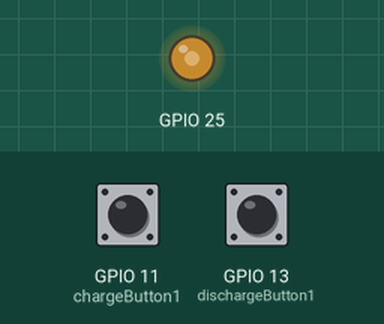
Recording of a program running on a simulated ESP32. Parts: output pins drawn as LEDs (lit = HIGH). Inputs (shaded band) come from the test bench; at power-on: GPIO 11 (chargeButton1) LOW, GPIO 13 (dischargeButton1) LOW. What the program prints to the serial monitor is not drawn.

Above: at 0.05 s.
Timing chart, 0 to 3.0 s (numbered marks = the images above):
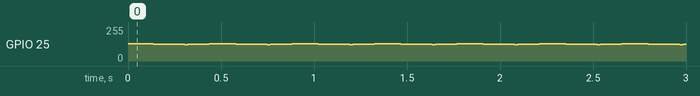

Measured:
- by itself, GPIO 25: repeats every 0.44 s: 124/255 0.02 s, 125/255 0.02 s, 126/255 0.13 s, 123/255 0.02 s, 124/255 0.02 s, 125/255 0.02 s, 126/255 0.03 s, 127/255 0.04 s, 128/255 0.14 s

The program:

main.cpp
```cpp
#include <Arduino.h>

/*
Frecuencias
40Hz = 1725
140Hz = 488
*/

unsigned int counter = 0;
int delayTime = 488;
int Values[856] =
{
128,128,128,128,128,128,128,128,128,128,128,128,128,128,128,
128,128,128,128,128,128,128,128,128,128,128,128,128,129,129,
129,129,129,129,129,129,130,130,130,130,131,131,131,132,132,
132,132,133,133,133,134,134,134,134,134,135,135,135,135,135,
136,136,136,136,137,137,137,137,137,137,137,137,137,136,136,
136,136,135,135,135,135,134,134,134,134,133,133,132,132,132,
132,131,131,131,130,130,130,130,130,129,129,129,129,129,128,
128,128,128,128,128,128,128,128,128,128,128,128,128,128,128,
128,128,128,128,128,128,128,128,128,128,128,128,128,128,128,
128,128,128,128,128,128,128,128,128,128,128,128,128,128,128,
128,128,128,128,128,129,129,128,128,128,129,129,129,129,129,
129,129,129,129,129,128,128,128,127,126,126,125,125,125,125,
126,127,129,132,136,140,146,152,159,166,174,182,190,198,206,
213,220,226,231,235,239,241,241,241,239,236,232,226,220,213,
205,196,187,178,168,159,150,141,133,125,119,113,109,105,103,
102,101,102,103,105,107,110,113,116,118,120,122,124,125,126,
126,127,126,126,126,126,125,125,124,124,124,123,123,123,123,
123,123,123,123,123,123,123,123,124,124,124,124,124,124,124,
124,124,124,124,124,124,124,124,124,124,124,124,124,124,124,
124,124,124,124,124,124,124,124,124,125,125,125,124,124,124,
125,125,125,125,125,125,125,125,125,125,125,125,125,125,125,
125,125,125,125,125,125,125,125,125,125,125,125,125,125,125,
125,125,125,126,126,125,125,125,126,126,126,126,125,126,126,
126,126,126,126,126,126,126,126,126,126,126,126,126,126,126,
126,126,126,126,126,126,126,126,126,126,126,126,126,126,126,
126,126,126,126,126,126,126,126,126,127,127,127,127,127,127,
127,128,128,128,128,129,129,129,129,130,130,130,130,131,131,
131,132,132,132,132,132,133,133,133,134,134,134,134,135,135,
135,135,135,136,136,136,136,137,137,137,137,137,138,138,138,
138,138,139,139,140,140,140,140,140,141,141,141,141,141,142,
142,142,142,142,143,143,143,143,143,143,144,144,144,144,145,
145,145,145,145,146,146,146,146,147,147,147,147,147,148,148,
148,148,148,148,149,149,148,149,149,149,149,149,148,148,148,
148,148,147,147,147,147,146,146,146,145,145,145,144,144,144,
143,143,143,142,142,142,142,142,141,141,141,140,140,140,140,
139,139,139,139,138,138,138,137,137,137,137,136,136,136,136,
135,135,135,134,134,134,134,134,133,133,133,133,132,132,132,
132,131,131,131,130,130,130,130,130,129,129,129,129,128,128,
128,127,127,127,127,127,126,126,126,126,126,125,125,125,125,
124,124,124,124,124,123,123,123,123,123,123,123,123,123,123,
123,123,123,123,123,123,123,123,123,123,123,123,123,123,123,
123,123,124,124,123,123,124,124,124,124,124,124,124,124,124,
124,124,124,124,124,124,124,124,124,124,124,124,124,124,124,
124,124,124,124,124,124,124,124,124,124,124,124,125,124,124,
124,125,125,125,125,125,125,125,125,125,125,125,125,125,125,
125,125,125,125,125,125,125,125,125,125,125,125,125,125,125,
125,125,125,125,125,125,125,125,125,125,125,125,125,125,125,
126,126,126,126,126,126,126,126,126,126,126,126,126,126,126,
126,126,126,126,126,126,126,126,126,126,126,126,126,126,126,
126,126,126,126,126,126,126,126,126,126,126,126,126,126,126,
126,126,126,126,126,126,126,126,126,126,126,126,126,126,126,
127,127,127,127,127,127,127,127,127,127,127,127,127,127,127,
127,127,127,127,127,127,127,127,127,127,127,127,127,127,127,
127,127,127,127,127,127,127,127,127,127,127,127,127,127,127,
127,127,127,127,127,127,127,127,127,127,127,127,127,127,127,
127,127,127,127,127,127,127,127,128,128,127,127,127,128,128,
128,128,127,127,128,128,128,128,128,128,128,128,128,128,128,
128,
};

const int chargeButton1 = 11;
const int chargeButton2 = 14;
const int dischargeButton1 = 13;
const int dischargeButton2 = 14;

void setup(){
    Serial.begin(115200);

    pinMode(chargeButton1, INPUT_PULLDOWN);
    pinMode(chargeButton2, INPUT);
    pinMode(dischargeButton1, INPUT_PULLDOWN);
    pinMode(dischargeButton2, INPUT);

    attachInterrupt(chargeButton1, carga, RISING);  //LOW, HIGH, FALLING, RISING, CHANGE
    attachInterrupt(dischargeButton1, carga, RISING);
}

void loop()
{
    for(int i=0;i<856;i++)
    {
        dacWrite(DAC1, Values[i]);
        Serial.println(Values[i]);
        delayMicroseconds(delayTime);
    }
    counter++;
}

void carga(){
    if (chargeButton2 == HIGH)
    {

    }
}

void descarga(){
    if (dischargeButton2 == HIGH)
    {

    }
}
```
